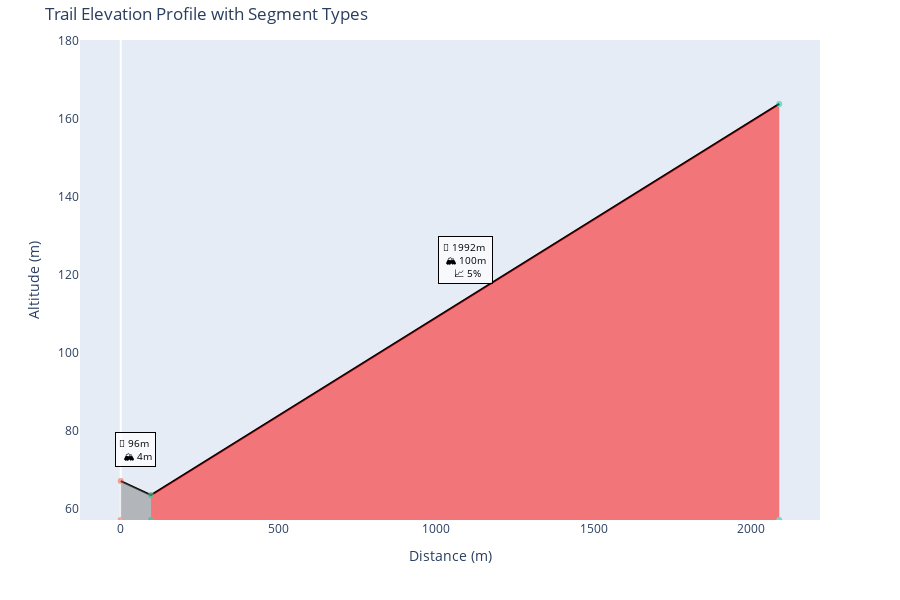

Here is the notebook cell this chart was saved with:
### Code cell
plot_elevation_profile(ss.cut_segment(df_parquet['altitude_profile'].iloc[0], df_parquet['distance_profile'].iloc[0], df_parquet['coordinates'].iloc[0]))

### Figure 1 — Plotly figure (JSON) as saved in the notebook; plotly's stock layout.template omitted (floating-point values rounded to 4 significant figures)
{"data": [{"line": {"color": "black", "width": 2}, "mode": "lines", "name": "Elevation Profile", "type": "scatter", "x": [0, 96, 96, 2088.0], "y": [67.2, 63.6, 63.6, 163.8]}, {"fill": "toself", "fillcolor": "grey", "hoverinfo": "skip", "line": {"width": 0}, "opacity": 0.5, "showlegend": false, "type": "scatter", "x": [0, 96, 96, 0], "y": [67.2, 63.6, 57.24, 57.24]}, {"fill": "toself", "fillcolor": "red", "hoverinfo": "skip", "line": {"width": 0}, "opacity": 0.5, "showlegend": false, "type": "scatter", "x": [96, 2088.0, 2088.0, 96], "y": [63.6, 163.8, 57.24, 57.24]}], "layout": {"annotations": [{"bgcolor": "rgba(255, 255, 255, 0.7)", "bordercolor": "black", "borderpad": 3, "borderwidth": 1, "font": {"color": "black", "size": 10}, "showarrow": false, "text": "📏 96m <br> 🏔️ 4m", "x": 48, "y": 75.42}, {"bgcolor": "rgba(255, 255, 255, 0.7)", "bordercolor": "black", "borderpad": 3, "borderwidth": 1, "font": {"color": "black", "size": 10}, "showarrow": false, "text": "📏 1992m <br> 🏔️ 100m <br> 📈 5%", "x": 1092.0, "y": 123.7}], "height": 600, "hovermode": "x unified", "margin": {"t": 40}, "showlegend": false, "title": {"text": "Trail Elevation Profile with Segment Types"}, "xaxis": {"showgrid": false, "title": {"text": "Distance (m)"}}, "yaxis": {"range": [57.24, 180.2], "showgrid": false, "title": {"text": "Altitude (m)"}}}}
